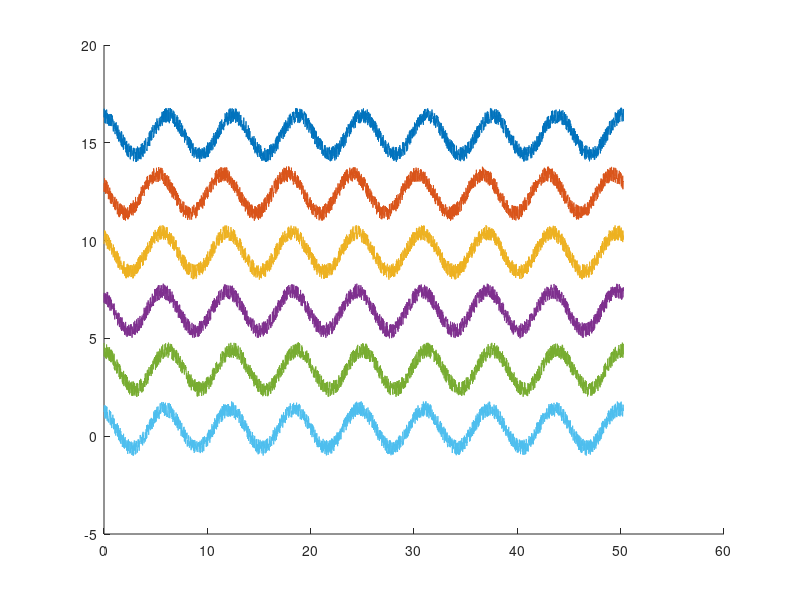

The MATLAB script that drew this image: (Note: this script raises an error after producing the figure.)
clear;
close all;
clc;

t = linspace(0, 16*pi, 3000);
% y1 = sin(t);
% y2 = cos(t);
% y3 = -sin(t);
% y4 = -cos(t);
% y5 = tan(t);
% y6 = -tan(t);
y = @(phi) 0.8*rand(1, length(t)) + cos(t + phi);

r = 2*rand(1, 6);
y1 = 15 + y(r(1));
y2 = 12 + y(r(2));
y3 = 9 + y(r(3));
y4 = 6 + y(r(4));
y5 = 3 + y(r(5));
y6 = y(r(6));

fig = figure(1);
hold on;
ax(1) = plot(t,y1);
ax(2) = plot(t,y2);
ax(3) = plot(t,y3);
ax(4) = plot(t,y4);
ax(5) = plot(t,y5);
ax(6) = plot(t,y6);
hold off;

plotline(ax, 1.5);
plotcolor(ax(1), 'green', 'colordiff', 0);
plotcolor(ax(2), 'purple');
plotcolor(ax(3), 'red');
plotcolor(ax(4), 'orange');
plotcolor(ax(5), 'cyan');
plotcolor(ax(6), 'magenta');
plottext(ax, 'title', {'legend1', 'legend2', 'legend3', 'legend4', 'legend5', 'legend6'}, ...
    'Time [$s$]', 'Voltage [$V$]', 'fontsize', 10, 'legendloc', 'northeast');
figsize(fig, 'o'); %try 'm', 'b', 'o'/'r'
xlim([t(1) t(end)]);
% ylim([-1 10]);

%% Save image
% location = "./images/exampleimage"; %folder + filename without extension
% extension = ".png";
% SaveImage(fig, location, extension);
